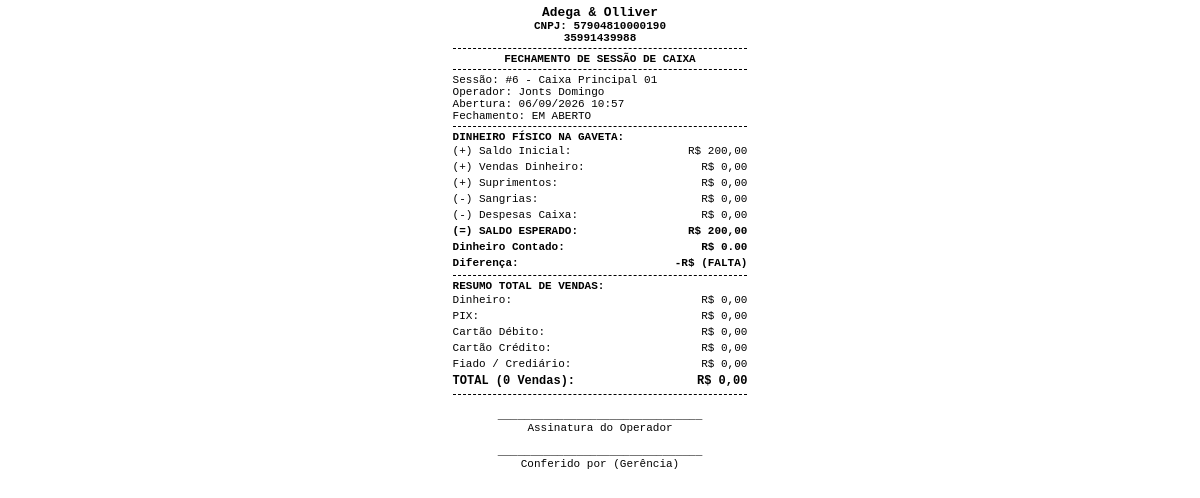
/caixas/relatorio/6/imprimir/ (signed in), run on the app's committed database.
### apps/empresas/models.py (models this page shows, shortened)
class Empresa(models.Model):
    razao_social = models.CharField('Razão Social', max_length=200, blank=True, default='')
    nome_fantasia = models.CharField('Nome Fantasia', max_length=200, blank=True, default='')
    cnpj = models.CharField('CNPJ', max_length=20, unique=True)
    inscricao_estadual = models.CharField('Inscrição Estadual', max_length=50, blank=True)
    telefone = models.CharField('Telefone', max_length=20, blank=True)
    whatsapp = models.CharField('WhatsApp', max_length=20, blank=True)
    email = models.EmailField('E-mail', blank=True)
    endereco = models.CharField('Endereço Completo', max_length=255, blank=True)
    cidade = models.CharField('Cidade', max_length=100, blank=True)
    estado = models.CharField('Estado (UF)', max_length=2, blank=True)
    logo = models.ImageField('Logo da Empresa', upload_to='logos/', null=True, blank=True)
    cor_fundo_cabecalho = models.CharField('Cor Fundo Cabeçalho', max_length=20, default='#dc2626')
    cor_texto_cabecalho = models.CharField('Cor Texto Cabeçalho', max_length=20, default='#ffffff')
    cor_destaque = models.CharField('Cor de Destaque', max_length=20, default='#16a34a')
    cor_fundo_geral = models.CharField('Cor Fundo Geral', max_length=20, default='#f8fafc')
    cor_fundo_paineis = models.CharField('Cor Fundo Painéis', max_length=20, default='#ffffff')
    ativo = models.BooleanField('Ativo', default=True)
    created_at = models.DateTimeField('Criado em', auto_now_add=True)
    updated_at = models.DateTimeField('Atualizado em', auto_now=True)
    class Meta:
        verbose_name = 'Empresa'
        verbose_name_plural = 'Empresas'

### apps/caixas/models.py (models this page shows, shortened)
class SessaoCaixa(TenantModelMixin):
    STATUS_CHOICES = [
        ('ABERTA', 'Aberta'),
        ('FECHADA', 'Fechada'),
    ]
    caixa = models.ForeignKey(Caixa, on_delete=models.PROTECT, related_name='sessoes')
    operador = models.ForeignKey(settings.AUTH_USER_MODEL, on_delete=models.PROTECT, related_name='sessoes_caixa')
    nome_operador = models.CharField('Nome / Apelido do Operador', max_length=100, blank=True)
    data_abertura = models.DateTimeField('Data/Hora Abertura', auto_now_add=True)
    saldo_inicial = models.DecimalField('Saldo Inicial (R$)', max_digits=12, decimal_places=2, default=0.00)
    data_fechamento = models.DateTimeField('Data/Hora Fechamento', null=True, blank=True)
    saldo_final_calculado = models.DecimalField('Saldo Final Calculado (R$)', max_digits=12, decimal_places=2, null=True, blank=True)
    saldo_final_informado = models.DecimalField('Saldo Final Informado (R$)', max_digits=12, decimal_places=2, null=True, blank=True)
    diferenca = models.DecimalField('Diferença (R$)', max_digits=12, decimal_places=2, null=True, blank=True)
    status = models.CharField('Status', max_length=10, choices=STATUS_CHOICES, default='ABERTA')
    observacoes = models.TextField('Observações de Fechamento', blank=True)
    class Meta:
        verbose_name = 'Sessão de Caixa'
        verbose_name_plural = 'Sessões de Caixa'
        constraints = [
            models.UniqueConstraint(
                fields=['empresa', 'caixa'],
                condition=models.Q(status='ABERTA'),
                name='unique_sessao_aberta_por_caixa'
            )
        ]
    @property
    def nome_operador_exibicao(self):
        return self.nome_operador or self.operador.get_full_name() or self.operador.username
    @property
    def total_vendas(self) -> Decimal:
        vendas = self.vendas.filter(status='CONCLUIDA')
        return sum((v.total for v in vendas), Decimal('0.00'))
    @property
    def qtd_vendas(self) -> int:
        return self.vendas.filter(status='CONCLUIDA').count()
    @property
    def total_vendas_dinheiro(self) -> Decimal:
        from apps.vendas.models import PagamentoVenda
        pags = PagamentoVenda.objects.filter(venda__sessao_caixa=self, venda__status='CONCLUIDA', forma_pagamento='DINHEIRO')
        return sum(((p.valor - p.troco) for p in pags), Decimal('0.00'))
    @property
    def total_vendas_pix(self) -> Decimal:
        from apps.vendas.models import PagamentoVenda
        pags = PagamentoVenda.objects.filter(venda__sessao_caixa=self, venda__status='CONCLUIDA', forma_pagamento='PIX')
        return sum((p.valor for p in pags), Decimal('0.00'))
    @property
    def total_vendas_debito(self) -> Decimal:
        from apps.vendas.models import PagamentoVenda
        pags = PagamentoVenda.objects.filter(venda__sessao_caixa=self, venda__status='CONCLUIDA', forma_pagamento='CARTAO_DEBITO')
        return sum((p.valor for p in pags), Decimal('0.00'))
    @property
    def total_vendas_credito(self) -> Decimal:
        from apps.vendas.models import PagamentoVenda
        pags = PagamentoVenda.objects.filter(venda__sessao_caixa=self, venda__status='CONCLUIDA', forma_pagamento='CARTAO_CREDITO')
        return sum((p.valor for p in pags), Decimal('0.00'))
    @property
    def total_vendas_crediario(self) -> Decimal:
        from apps.vendas.models import PagamentoVenda
        pags = PagamentoVenda.objects.filter(venda__sessao_caixa=self, venda__status='CONCLUIDA', forma_pagamento='CREDIARIO')
        return sum((p.valor for p in pags), Decimal('0.00'))
    @property
    def total_sangrias(self) -> Decimal:
        return sum((m.valor for m in self.movimentacoes.filter(tipo='SANGRIA')), Decimal('0.00'))
    @property
    def total_suprimentos(self) -> Decimal:
        return sum((m.valor for m in self.movimentacoes.filter(tipo='SUPRIMENTO')), Decimal('0.00'))
    @property
    def total_despesas(self) -> Decimal:
        return sum((m.valor for m in self.movimentacoes.filter(tipo='DESPESA')), Decimal('0.00'))
    @property
    def total_estornos(self) -> Decimal:
        return sum((m.valor for m in self.movimentacoes.filter(tipo='ESTORNO')), Decimal('0.00'))
    @property
    def saldo_esperado(self) -> Decimal:
        return (
            self.saldo_inicial
            + self.total_suprimentos
            - self.total_sangrias
            - self.total_despesas
            + self.total_estornos
            + self.total_vendas_dinheiro
        )

class Caixa(TenantModelMixin):
    STATUS_CHOICES = [
        ('ABERTO', 'Aberto'),
        ('FECHADO', 'Fechado'),
    ]
    nome = models.CharField('Nome do Caixa', max_length=100)
    codigo_identificador = models.CharField('Código Identificador', max_length=50)
    status = models.CharField('Status', max_length=10, choices=STATUS_CHOICES, default='FECHADO')
    ativo = models.BooleanField('Ativo', default=True)
    class Meta:
        verbose_name = 'Caixa'
        verbose_name_plural = 'Caixas'
        unique_together = ['empresa', 'codigo_identificador']

### apps/caixas/views.py (the view)
# urls.py: path('relatorio/<int:sessao_id>/imprimir/', relatorio_caixa_print_view, name='relatorio_caixa_print'),
@login_required
def relatorio_caixa_print_view(request, sessao_id):
    empresa = request.tenant or request.user.empresa
    sessao = get_object_or_404(SessaoCaixa, id=sessao_id, empresa=empresa)
    vendas = (
        sessao.vendas.filter(status='CONCLUIDA')
        .select_related('cliente')
        .prefetch_related('pagamentos', 'itens__produto')
        .order_by('data_venda')
    )
    movimentacoes = sessao.movimentacoes.all().order_by('data_hora')
    return render(request, 'caixas/relatorio_termico.html', {
        'sessao': sessao,
        'empresa': empresa,
        'vendas': vendas,
        'movimentacoes': movimentacoes,
    })

### apps/core/models.py (called while the page is built)
def get_current_tenant():
    return getattr(_thread_locals, 'tenant', None)

def set_current_tenant(tenant):
    _thread_locals.tenant = tenant

def clear_current_tenant():
    if hasattr(_thread_locals, 'tenant'):
        del _thread_locals.tenant

    def get_queryset(self):
        qs = TenantQuerySet(self.model, using=self._db)
        tenant = get_current_tenant()
        if tenant:
            return qs.filter(empresa=tenant)
        return qs

### apps/empresas/context_processors.py (called while the page is built, shortened)
def configuracao_visual_context(request):
    empresa = getattr(request, 'tenant', None)
    if not empresa and hasattr(request, 'user') and request.user.is_authenticated:
        empresa = getattr(request.user, 'empresa', None)
    if empresa:
        config = getattr(empresa, 'configuracao_visual', None)
        if not config:
            config = empresa.get_configuracao_visual()
        return {
            'config_visual': config,
            'css_variables': config.to_css_variables()
        }

### templates/caixas/relatorio_termico.html (shortened to what this page needs)
<!DOCTYPE html>
<html lang="pt-br">
<head>
</head>
<body onload="window.print()">
    <div class="text-center bold">
        <h3 style="margin: 0;">{{ empresa.nome_fantasia|default:"MINHA EMPRESA PDV" }}</h3>
        <div>CNPJ: {{ empresa.cnpj|default:"00.000.000/0000-00" }}</div>
        <div>{{ empresa.telefone|default:"" }}</div>
    </div>
    <div class="line"></div>
    <div class="text-center bold">FECHAMENTO DE SESSÃO DE CAIXA</div>
    <div class="line"></div>
    <div>Sessão: #{{ sessao.id }} - {{ sessao.caixa.nome }}</div>
    <div>Operador: {{ sessao.nome_operador_exibicao }}</div>
    <div>Abertura: {{ sessao.data_abertura|date:"d/m/Y H:i" }}</div>
    <div>Fechamento: {{ sessao.data_fechamento|date:"d/m/Y H:i"|default:"EM ABERTO" }}</div>
    <div class="line"></div>
    <div class="bold">DINHEIRO FÍSICO NA GAVETA:</div>
    <table>
        <tr>
            <td>(+) Saldo Inicial:</td>
            <td class="text-right">R$ {{ sessao.saldo_inicial|floatformat:2 }}</td>
        </tr>
        <tr>
            <td>(+) Vendas Dinheiro:</td>
            <td class="text-right">R$ {{ sessao.total_vendas_dinheiro|floatformat:2 }}</td>
        </tr>
        <tr>
            <td>(+) Suprimentos:</td>
            <td class="text-right">R$ {{ sessao.total_suprimentos|floatformat:2 }}</td>
        </tr>
        <tr>
            <td>(-) Sangrias:</td>
            <td class="text-right">R$ {{ sessao.total_sangrias|floatformat:2 }}</td>
        </tr>
        <tr>
            <td>(-) Despesas Caixa:</td>
            <td class="text-right">R$ {{ sessao.total_despesas|floatformat:2 }}</td>
        </tr>
        <tr class="bold">
            <td>(=) SALDO ESPERADO:</td>
            <td class="text-right">R$ {{ sessao.saldo_esperado|floatformat:2 }}</td>
        </tr>
        <tr class="bold">
            <td>Dinheiro Contado:</td>
            <td class="text-right">R$ {{ sessao.saldo_final_informado|floatformat:2|default:"0.00" }}</td>
        </tr>
        <tr class="bold">
            <td>Diferença:</td>
            <td class="text-right">
                {% if sessao.diferenca == 0 %}R$ 0,00 (OK){% elif sessao.diferenca > 0 %}+R$ {{ sessao.diferenca|floatformat:2 }} (SOBRA){% else %}-R$ {{ sessao.diferenca|floatformat:2 }} (FALTA){% endif %}
            </td>
        </tr>
    </table>
    <div class="line"></div>
    <div class="bold">RESUMO TOTAL DE VENDAS:</div>
    <table>
        <tr>
            <td>Dinheiro:</td>
            <td class="text-right">R$ {{ sessao.total_vendas_dinheiro|floatformat:2 }}</td>
        </tr>
        <tr>
            <td>PIX:</td>
            <td class="text-right">R$ {{ sessao.total_vendas_pix|floatformat:2 }}</td>
        </tr>
        <tr>
            <td>Cartão Débito:</td>
            <td class="text-right">R$ {{ sessao.total_vendas_debito|floatformat:2 }}</td>
        </tr>
        <tr>
            <td>Cartão Crédito:</td>
            <td class="text-right">R$ {{ sessao.total_vendas_credito|floatformat:2 }}</td>
        </tr>
        <tr>
            <td>Fiado / Crediário:</td>
            <td class="text-right">R$ {{ sessao.total_vendas_crediario|floatformat:2 }}</td>
        </tr>
        <tr class="bold" style="font-size: 12px;">
            <td>TOTAL ({{ sessao.qtd_vendas }} Vendas):</td>
            <td class="text-right">R$ {{ sessao.total_vendas|floatformat:2 }}</td>
        </tr>
    </table>
    <div class="line"></div>
    <div class="text-center" style="margin-top: 15px;">
        _______________________________<br>
        Assinatura do Operador<br><br>
        _______________________________<br>
        Conferido por (Gerência)
    </div>
</body>
</html>

### templates/caixas/relatorio_termico.html (style rules this page uses)
body { width: 78mm; font-family: 'Courier New', Courier, monospace; font-size: 11px; margin: 0 auto; padding: 5px; color: #000; }
.text-center { text-align: center; }
.text-right { text-align: right; }
.bold { font-weight: bold; }
.line { border-bottom: 1px dashed #000; margin: 4px 0; }
table { width: 100%; border-collapse: collapse; }
th, td { text-align: left; padding: 2px 0; }

### data on the page
Empresa: nome_fantasia "Adega & Olliver", cnpj "57904810000190", telefone "35991439988", total_vendas_dinheiro "0,00", total_vendas_pix "0,00", total_vendas_debito "0,00", total_vendas_credito "0,00", total_vendas_crediario "0,00"
SessaoCaixa: id "6", caixa.nome "Caixa Principal 01", nome_operador_exibicao "Jonts Domingo", data_abertura "06/09/2026 10:57", data_fechamento "EM ABERTO", saldo_inicial "200,00", total_suprimentos "0,00", total_sangrias "0,00", total_despesas "0,00", saldo_esperado "200,00", saldo_final_informado "0.00", qtd_vendas "0", total_vendas "0,00"
